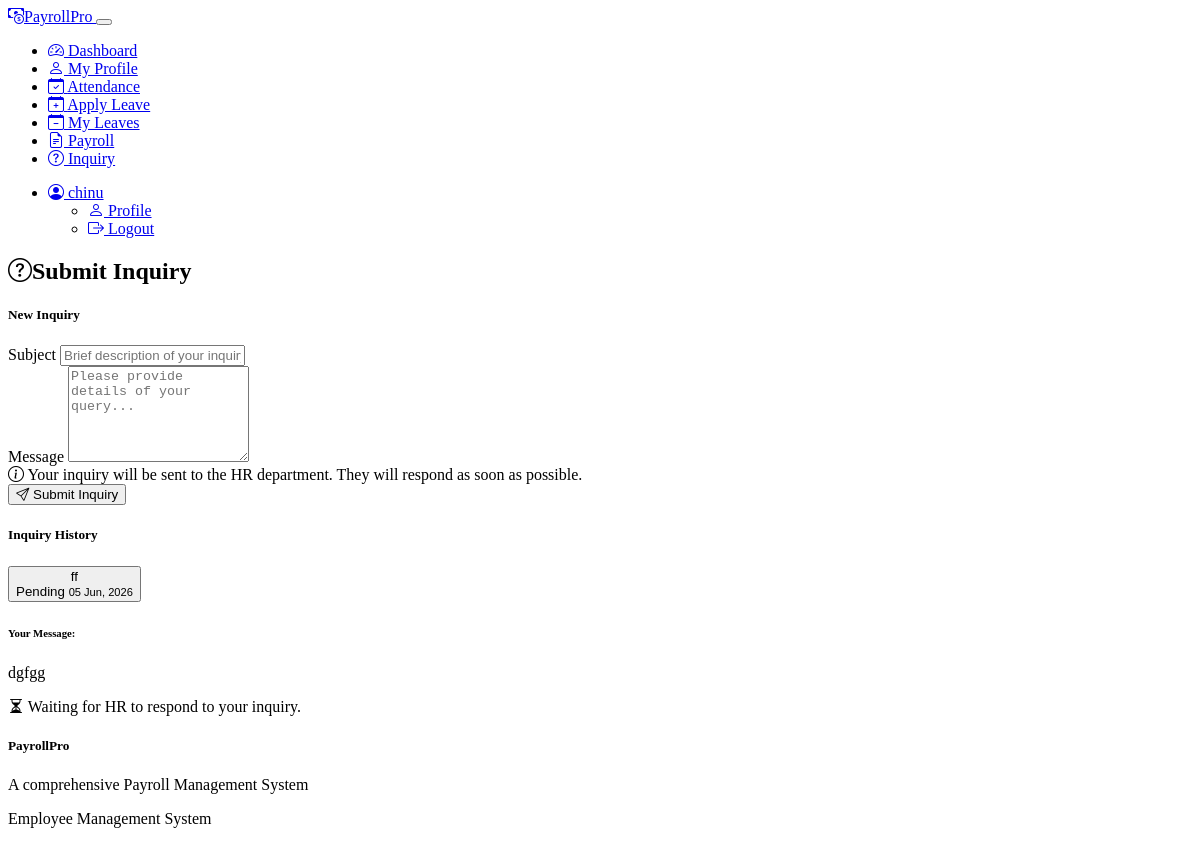
The app's page /employee/inquiry (signed in) with its own data.
### tables this page shows
CREATE TABLE users (
            id INTEGER PRIMARY KEY AUTOINCREMENT,
            name TEXT NOT NULL,
            email TEXT NOT NULL UNIQUE,
            password TEXT NOT NULL,
            role TEXT NOT NULL,
            created_at TEXT NOT NULL
        , force_password_change INTEGER DEFAULT 0, two_factor_enabled INTEGER DEFAULT 0);

CREATE TABLE inquiries (
            id INTEGER PRIMARY KEY AUTOINCREMENT,
            employee_id INTEGER NOT NULL,
            subject TEXT NOT NULL,
            message TEXT NOT NULL,
            date_submitted TEXT NOT NULL,
            status TEXT NOT NULL,
            response TEXT DEFAULT '',
            response_date TEXT,
            applied_date TEXT,
            priority TEXT DEFAULT 'Medium',
            category TEXT DEFAULT 'Payroll',
            assigned_to TEXT DEFAULT 'Unassigned',
            last_updated TEXT,
            FOREIGN KEY(employee_id) REFERENCES employees(id) ON DELETE CASCADE
        );

### app.py (the view, shortened to what this page needs)
@app.route('/employee/inquiry', methods=['GET', 'POST'])
@employee_required
def employee_inquiry():
    user_id = session.get('user_id')
    form = InquiryForm()
    inquiries = get_employee_inquiries(user_id)
    return render_template('employee/inquiry.html', form=form, inquiries=inquiries)

### templates/employee/inquiry.html (shortened to what this page needs)
{% extends 'base.html' %}
{% block content %}
<div class="row">
    <div class="col-md-12">
        <div class="d-flex justify-content-between align-items-center mb-4">
            <h2><i class="bi bi-question-circle me-2"></i>Submit Inquiry</h2>
        </div>
    </div>
</div>
<div class="row">
    <div class="col-md-5 mb-4">
        <div class="card">
            <div class="card-header bg-primary text-white">
                <h5 class="card-title mb-0">New Inquiry</h5>
            </div>
            <div class="card-body">
                <form method="POST" action="{{ url_for('employee_inquiry') }}">
                    <div class="mb-3">
                        <label for="subject" class="form-label">Subject</label>
                        {{ form.subject(class="form-control", placeholder="Brief description of your inquiry") }}
                    </div>
                    <div class="mb-4">
                        <label for="message" class="form-label">Message</label>
                        {{ form.message(class="form-control", rows=6, placeholder="Please provide details of your query...") }}
                    </div>
                    <div class="alert alert-info small">
                        <i class="bi bi-info-circle me-2"></i>
                        Your inquiry will be sent to the HR department. They will respond as soon as possible.
                    </div>
                    <div class="d-grid">
                        <button type="submit" class="btn btn-primary">
                            <i class="bi bi-send me-1"></i> Submit Inquiry
                        </button>
                    </div>
                </form>
            </div>
        </div>
    </div>
    <div class="col-md-7 mb-4">
        <div class="card">
            <div class="card-header bg-primary text-white">
                <h5 class="card-title mb-0">Inquiry History</h5>
            </div>
            <div class="card-body">
                {% if inquiries %}
                    <div class="accordion" id="inquiryAccordion">
                        {% for inquiry in inquiries %}
                            <div class="accordion-item">
                                <h2 class="accordion-header" id="heading{{ inquiry.id }}">
                                    <button class="accordion-button collapsed" type="button" data-bs-toggle="collapse"
                                            data-bs-target="#collapse{{ inquiry.id }}" aria-expanded="false"
                                            aria-controls="collapse{{ inquiry.id }}">
                                        <div class="d-flex justify-content-between align-items-center w-100 me-3">
                                            <span>{{ inquiry.subject }}</span>
                                            <div>
                                                <span class="badge {% if inquiry.status == 'pending' %}bg-warning{% else %}bg-success{% endif %} me-2">
                                                    {{ inquiry.status|capitalize }}
                                                </span>
                                                <small class="text-muted">{{ inquiry.date_submitted.strftime('%d %b, %Y') }}</small>
                                            </div>
                                        </div>
                                    </button>
                                </h2>
                                <div id="collapse{{ inquiry.id }}" class="accordion-collapse collapse"
                                     aria-labelledby="heading{{ inquiry.id }}" data-bs-parent="#inquiryAccordion">
                                    <div class="accordion-body">
                                        <div class="mb-3">
                                            <h6 class="text-muted">Your Message:</h6>
                                            <p>{{ inquiry.message }}</p>
                                        </div>
                                        {% if inquiry.status == 'responded' and inquiry.response %}
                                            <div class="card bg-light">
                                                <div class="card-body">
                                                    <h6 class="text-primary">HR Response:</h6>
                                                    <p>{{ inquiry.response }}</p>
                                                    <small class="text-muted">
                                                        Responded on: {{ inquiry.response_date.strftime('%d %b, %Y') }}
                                                    </small>
                                                </div>
                                            </div>
                                        {% elif inquiry.status == 'pending' %}
                                            <div class="alert alert-warning">
                                                <i class="bi bi-hourglass-split me-2"></i>
                                                Waiting for HR to respond to your inquiry.
                                            </div>
                                        {% endif %}
                                    </div>
                                </div>
                            </div>
                        {% endfor %}
                    </div>
                {% else %}
                    <div class="text-center py-5">
                        <i class="bi bi-chat-square-text text-muted" style="font-size: 3rem;"></i>
                        <h5 class="mt-3">No Inquiries Yet</h5>
                        <p class="text-muted">You haven't submitted any inquiries to HR.</p>
                    </div>
                {% endif %}
            </div>
        </div>
    </div>
</div>
{% endblock %}

### templates/base.html (shortened to what this page needs)
<!DOCTYPE html>
<html lang="en" data-bs-theme="dark">
<head>
    <link rel="stylesheet" href="https://cdn.replit.com/agent/bootstrap-agent-dark-theme.min.css">
    <link rel="stylesheet" href="https://cdn.jsdelivr.net/npm/bootstrap-icons@1.10.0/font/bootstrap-icons.css">
    <link rel="stylesheet" href="{{ url_for('static', filename='css/custom.css') }}">
</head>
<body>
    {% if session.get('user_id') %}
        <nav class="navbar navbar-expand-lg navbar-dark bg-dark">
            <div class="container">
                <a class="navbar-brand" href="{{ url_for('index') }}">
                    <i class="bi bi-cash-coin me-2"></i>PayrollPro
                </a>
                <button class="navbar-toggler" type="button" data-bs-toggle="collapse" data-bs-target="#navbarNav"
                    aria-controls="navbarNav" aria-expanded="false" aria-label="Toggle navigation">
                </button>
                <div class="collapse navbar-collapse" id="navbarNav">
                    {% if session.get('role') == 'hr' %}
                        <ul class="navbar-nav me-auto">
                            <li class="nav-item">
                                <a class="nav-link {% if request.endpoint == 'hr_dashboard' %}active{% endif %}"
                                   href="{{ url_for('hr_dashboard') }}">
                                    <i class="bi bi-speedometer2 me-1"></i> Dashboard
                                </a>
                            </li>
                            <li class="nav-item">
                                <a class="nav-link {% if request.endpoint == 'employee_management' %}active{% endif %}"
                                   href="{{ url_for('employee_management') }}">
                                    <i class="bi bi-people me-1"></i> Employees
                                </a>
                            </li>
                            <li class="nav-item">
                                <a class="nav-link {% if request.endpoint == 'attendance_monitoring' %}active{% endif %}"
                                   href="{{ url_for('attendance_monitoring') }}">
                                    <i class="bi bi-calendar-check me-1"></i> Attendance
                                </a>
                            </li>
                            <li class="nav-item">
                                <a class="nav-link {% if request.endpoint == 'leave_management' %}active{% endif %}"
                                   href="{{ url_for('leave_management') }}">
                                    <i class="bi bi-calendar-minus me-1"></i> Leaves
                                </a>
                            </li>
                            <li class="nav-item">
                                <a class="nav-link {% if request.endpoint == 'payroll_processing' %}active{% endif %}"
                                   href="{{ url_for('payroll_processing') }}">
                                    <i class="bi bi-cash-stack me-1"></i> Payroll
                                </a>
                            </li>
                            <li class="nav-item">
                                <a class="nav-link {% if request.endpoint == 'payslip_management' %}active{% endif %}"
                                   href="{{ url_for('payslip_management') }}">
                                    <i class="bi bi-file-earmark-text me-1"></i> Payslips
                                </a>
                            </li>
                            <li class="nav-item">
                                <a class="nav-link {% if request.endpoint == 'compliance_reports' %}active{% endif %}"
                                   href="{{ url_for('compliance_reports') }}">
                                    <i class="bi bi-journal-code me-1"></i> Reports
                                </a>
                            </li>
                            <li class="nav-item">
                                <a class="nav-link {% if request.endpoint == 'inquiry_management' %}active{% endif %}"
                                   href="{{ url_for('inquiry_management') }}">
                                    <i class="bi bi-question-circle me-1"></i> Inquiries
                                </a>
                            </li>
                        </ul>
                    {% else %}
                        <ul class="navbar-nav me-auto">
                            <li class="nav-item">
                                <a class="nav-link {% if request.endpoint == 'employee_dashboard' %}active{% endif %}"
                                   href="{{ url_for('employee_dashboard') }}">
                                    <i class="bi bi-speedometer2 me-1"></i> Dashboard
                                </a>
                            </li>
                            <li class="nav-item">
                                <a class="nav-link {% if request.endpoint == 'employee_profile' %}active{% endif %}"
                                   href="{{ url_for('employee_profile') }}">
                                    <i class="bi bi-person me-1"></i> My Profile
                                </a>
                            </li>
                            <li class="nav-item">
                                <a class="nav-link {% if request.endpoint == 'employee_attendance' %}active{% endif %}"
                                   href="{{ url_for('employee_attendance') }}">
                                    <i class="bi bi-calendar-check me-1"></i> Attendance
                                </a>
                            </li>
                            <li class="nav-item">
                                <a class="nav-link {% if request.endpoint == 'apply_leave' %}active{% endif %}"
                                   href="{{ url_for('apply_leave') }}">
                                    <i class="bi bi-calendar-plus me-1"></i> Apply Leave
                                </a>
                            </li>
                            <li class="nav-item">
                                <a class="nav-link {% if request.endpoint == 'my_leaves' %}active{% endif %}"
                                   href="{{ url_for('my_leaves') }}">
                                    <i class="bi bi-calendar-minus me-1"></i> My Leaves
                                </a>
                            </li>
                            <li class="nav-item">
                                <a class="nav-link {% if request.endpoint == 'payroll_history' %}active{% endif %}"
                                   href="{{ url_for('payroll_history') }}">
                                    <i class="bi bi-file-earmark-text me-1"></i> Payroll
                                </a>
                            </li>
                            <li class="nav-item">
                                <a class="nav-link {% if request.endpoint == 'employee_inquiry' %}active{% endif %}"
                                   href="{{ url_for('employee_inquiry') }}">
                                    <i class="bi bi-question-circle me-1"></i> Inquiry
                                </a>
                            </li>
                        </ul>
                    {% endif %}
                    <ul class="navbar-nav ms-auto">
                        <li class="nav-item dropdown">
                            <a class="nav-link dropdown-toggle" href="#" id="navbarDropdown" role="button"
                                data-bs-toggle="dropdown" aria-expanded="false">
                                <i class="bi bi-person-circle me-1"></i> {{ session.get('name', 'User') }}
                            </a>
                            <ul class="dropdown-menu dropdown-menu-end" aria-labelledby="navbarDropdown">
                                {% if session.get('role') == 'employee' %}
                                <li>
                                    <a class="dropdown-item" href="{{ url_for('employee_profile') }}">
                                        <i class="bi bi-person me-2"></i> Profile
                                    </a>
                                </li>
                                {% endif %}
                                <li>
                                    <a class="dropdown-item" href="{{ url_for('logout') }}">
                                        <i class="bi bi-box-arrow-right me-2"></i> Logout
                                    </a>
                                </li>
                            </ul>
                        </li>
                    </ul>
                </div>
            </div>
        </nav>
    {% endif %}
    <main class="container my-4">
        {% block content %}{% endblock %}
    </main>
    <footer class="bg-dark text-light py-4 mt-5">
        <div class="container">
            <div class="row">
                <div class="col-md-6">
                    <h5>PayrollPro</h5>
                    <p class="small">A comprehensive Payroll Management System</p>
                </div>
                <div class="col-md-6 text-md-end">
                    <p class="small">Employee Management System</p>
                </div>
            </div>
        </div>
    </footer>
</body>
</html>

### records on screen
users: get "chinu"
inquiries: subject "ff", status "Pending", date_submitted "05 Jun, 2026", message "dgfgg", shows "Waiting for HR to respond to your inquiry."
